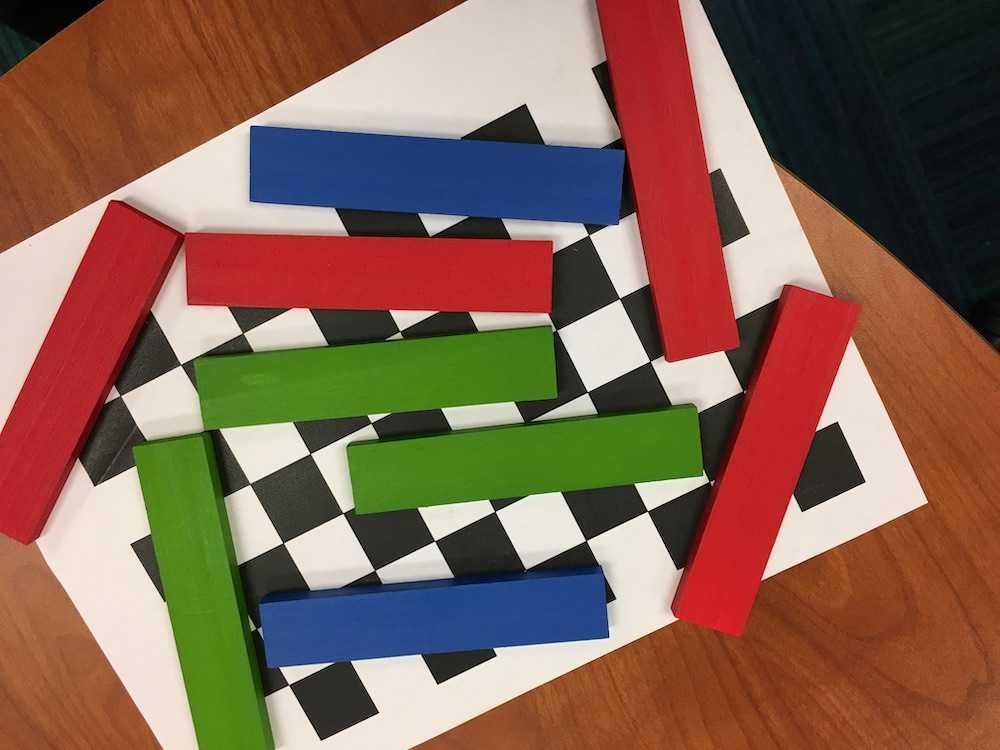
//> input picture Computer Vision - Guess block 3D location/test.JPG, 1000 x 750 px
$ ./shi-tomasi test.JPG   (built with g++ and OpenCV 4)
//> lines starting //> are read from the running program, lines starting //| are printed output that depends on the picture; after the words box and inside, x2 and y2 are one past the last pixel; in counts of white or black regions, pixels touching at a corner belong together
#include "opencv2/imgcodecs.hpp"
#include "opencv2/highgui.hpp"
#include "opencv2/imgproc.hpp"
#include <iostream>

using namespace cv;
using namespace std;

Mat src, src_gray;
int maxCorners = 23;
int maxTrackbar = 100;
RNG rng(12345);
const char* source_window = "Image";

void goodFeaturesToTrack_Demo( int, void* );

int main( int argc, char** argv )
{
    CommandLineParser parser( argc, argv,
			      "{@input | planks1ss.jpg | input image}" );
    src = imread( parser.get<String>( "@input" ) );
//> src is the input picture: 750 rows x 1000 cols, CV_8UC3; mean B, G, R 82.9, 100.3, 132.9
    if( src.empty() )
    {
        cout << "Could not open or find the image!\n" << endl;
        cout << "Usage: " << argv[0] << " <Input image>" << endl;
        return -1;
    }
    cvtColor( src, src_gray, COLOR_BGR2GRAY );
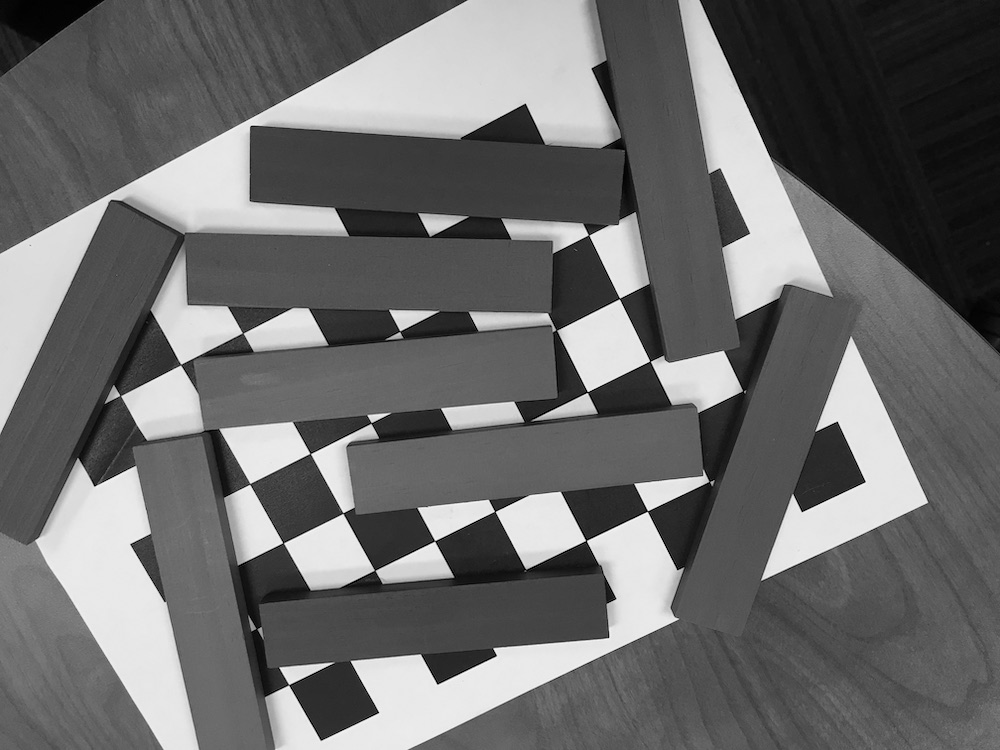
//> src_gray: 750 rows x 1000 cols, CV_8UC1; min 0, max 252, mean 108.1
    namedWindow( source_window );
    createTrackbar( "Max corners:", source_window, &maxCorners, maxTrackbar, goodFeaturesToTrack_Demo );
    imshow( source_window, src );
    goodFeaturesToTrack_Demo( 0, 0 );
    waitKey();
    return 0;
}

void goodFeaturesToTrack_Demo( int, void* )
{
    maxCorners = MAX(maxCorners, 1);
    vector<Point2f> corners;
    double qualityLevel = 0.01;
    double minDistance = 10;
    int blockSize = 3, gradientSize = 3;
    bool useHarrisDetector = false;
    double k = 0.04;
    Mat copy = src.clone();
    goodFeaturesToTrack( src_gray,
                         corners,
                         maxCorners,
                         qualityLevel,
                         minDistance,
                         Mat(),
                         blockSize,
                         gradientSize,
                         useHarrisDetector,
                         k );
//> corners = 23 Points (x, y), first 12: [585, 540], [435, 540], [378, 712], [647, 512], [837, 422], [494, 648], [311, 454], [493, 511], [94, 485], [289, 685], [588, 390], [802, 511]
    cout << "** Number of corners detected: " << corners.size() << endl;
//| ** Number of corners detected: 23
    int radius = 4;
    for( size_t i = 0; i < corners.size(); i++ )
    {
        circle( copy, corners[i], radius, Scalar(rng.uniform(0,255), rng.uniform(0, 256), rng.uniform(0, 256)), FILLED );
    }
//> this loop made 23 passes
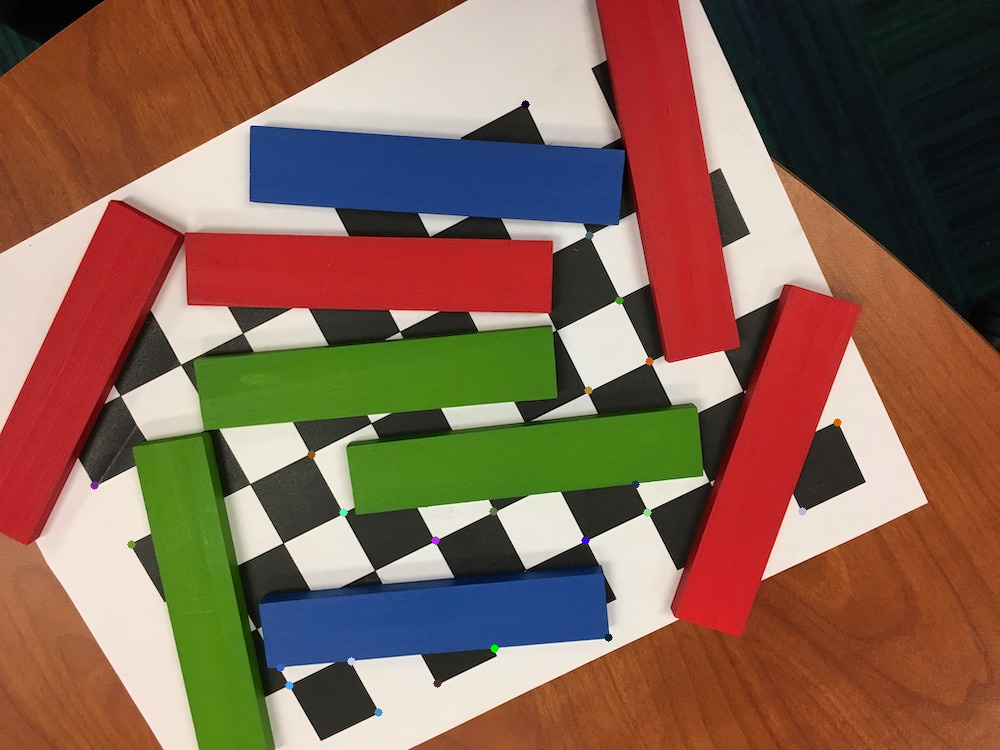
//> copy: 750 rows x 1000 cols, CV_8UC3; 0.15% of pixels changed, all inside (x1, y1, x2, y2) = (90, 100, 842, 717)
    namedWindow( source_window );
    imshow( source_window, copy );
}
